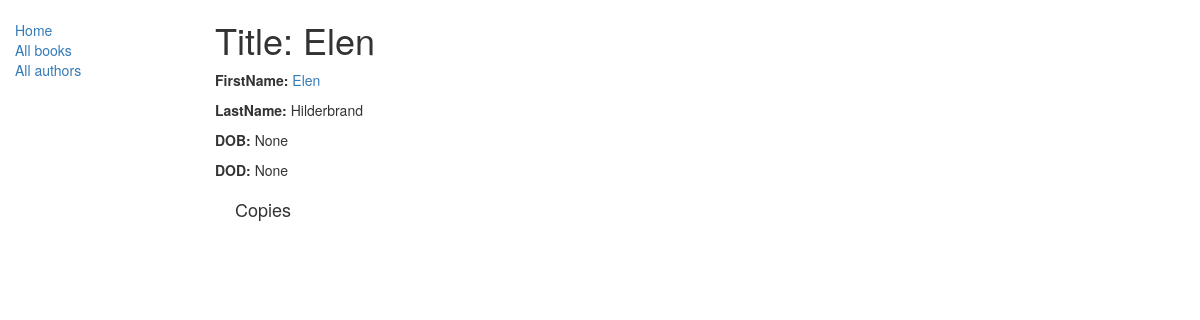
/catalog/author/3, run on the app's committed database.
### catalog/models.py (models this page shows, shortened)
class Author(models.Model):
    first_name = models.CharField(max_length=100)
    last_name = models.CharField(max_length=100)
    date_of_birth = models.DateField(null=True, blank=True)
    date_of_death = models.DateField('Died', null=True, blank=True)

### catalog/views.py (the view)
# urls.py: url(r'^author/(?P<pk>\d+)$', views.AuthorDetailView.as_view(), name='author-detail'),
class AuthorDetailView(generic.DetailView):
    model = Author

### catalog/templates/catalog/author_detail.html (shortened to what this page needs)
{% extends "base_generic.html" %}
{% block content %}
  <h1>Title: {{ author.first_name }}</h1>
  <p><strong>FirstName:</strong> <a href="">{{ author.first_name }}</a></p>
  <p><strong>LastName:</strong> {{ author.last_name }}</p>
  <p><strong>DOB:</strong> {{ author.date_of_birth }}</p>
  <p><strong>DOD:</strong> {{ author.date_of_death }}</p>
  <div style="margin-left:20px;margin-top:20px">
    <h4>Copies</h4>
  </div>
{% endblock %}

### data on the page
Author: first_name "Elen", last_name "Hilderbrand", date_of_birth "None", date_of_death "None"
